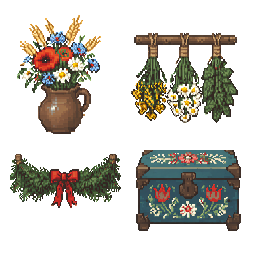
#> input picture tools/house/decor/src/grid_flowers_herbs_spruce_chest_s2803.png, 256 x 256 px, given in place of tiled3x3_grass_dirt_mud_mudov_forest_x3_S2.png, which was not available
$ python sheet_docs_s2.py ../../../house/decor/src ../../../house/decor/src/grid_pelt_antlers_wreath_sheaf_s2801.png
#> lines starting #> are read from the running program, lines starting #| are printed output that depends on the picture; pictures that were not available may be replaced by others from this repository, and a replacement may not be noted
"""Labelled contact sheet for docs/kafelki: textures x3 and edge zooms x4 (Winlu vs S2).
usage: python sheet_docs_s2.py ZOOMDIR OUT.png"""
import os, sys
from PIL import Image, ImageDraw
zd, out = sys.argv[1], sys.argv[2]
t = Image.open(os.path.join(zd, "tiled3x3_grass_dirt_mud_mudov_forest_x3_S2.png")).convert("RGB")
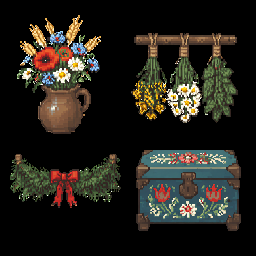
#> t: PIL image 256x256 RGB; mean R, G, B 36, 33.3, 26.5
z1 = Image.open(os.path.join(zd, "zoom4_mud_edge_winlu_vs_S2.png")).convert("RGB")
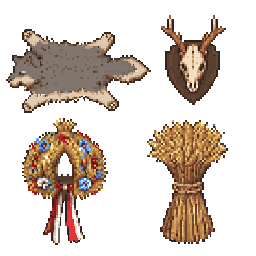
#> input picture tools/house/decor/src/grid_pelt_antlers_wreath_sheaf_s2801.png, 256 x 256 px, given in place of zoom4_mud_edge_winlu_vs_S2.png, which was not available
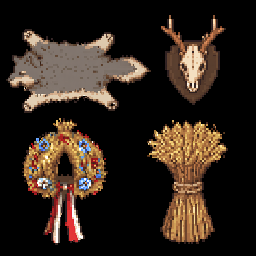
#> z1: PIL image 256x256 RGB; mean R, G, B 47.7, 36.1, 27.3
z2 = Image.open(os.path.join(zd, "zoom4_forest_edge_winlu_vs_S2.png")).convert("RGB")
#> (the run stopped early here; a loop or call above may not have finished)
